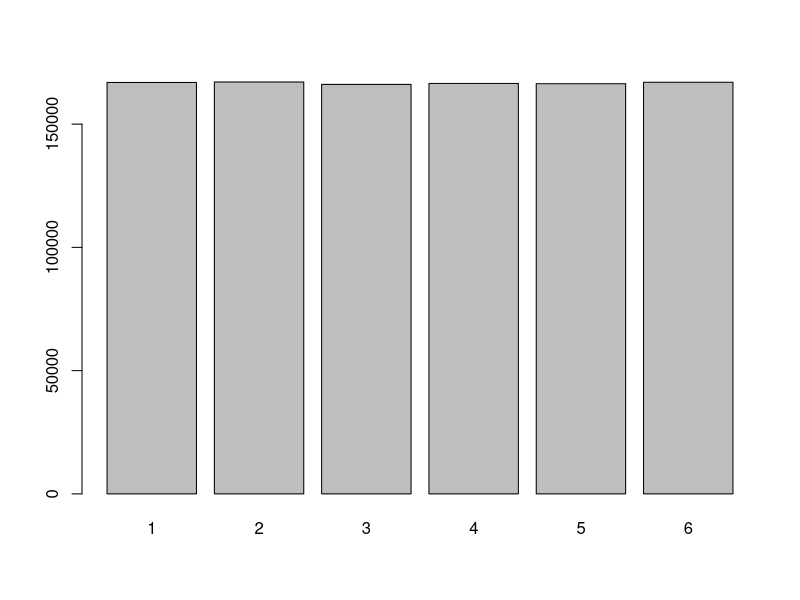

Here is the R script that generated this plot:
# Getting Started with R
# https://datarockie.com

# our facebook page
# https://www.facebook.com/datarockie

# example code for EP38

# monte carlo simulation
# roll a die
sample(1:6, 1)

# there are two methods to do simulation
# 1. using for loop
# 2. using replicate() function

# roll a die 100 times by writing for-loop
result = vector("numeric")

set.seed(99)
for (i in 1:100) {
  result[i] <- sample(1:6, 1)
}

print(result)

# roll a die 100 times using replicate()
set.seed(99)
result <- replicate(100, {
  sample(1:6, 1)
})

print(result)

# roll a die one million times using replicate()
set.seed(99)
result <- replicate(1000000, {
  sample(1:6, 1)
})

print(result)

# plot bar chart
t1 <- table(result)
barplot(t1)
